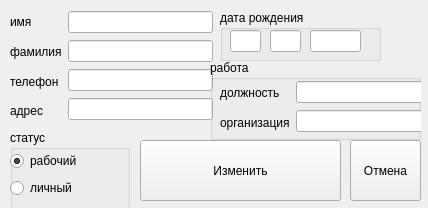
<?xml version="1.0" encoding="UTF-8"?>
<ui version="4.0">
 <class>Dialog</class>
 <widget class="QWidget" name="Dialog">
  <property name="geometry">
   <rect>
    <x>0</x>
    <y>0</y>
    <width>428</width>
    <height>208</height>
   </rect>
  </property>
  <property name="windowTitle">
   <string>Редатирование</string>
  </property>
  <widget class="QPushButton" name="btnOk">
   <property name="geometry">
    <rect>
     <x>140</x>
     <y>140</y>
     <width>201</width>
     <height>61</height>
    </rect>
   </property>
   <property name="text">
    <string>Изменить</string>
   </property>
  </widget>
  <widget class="QPushButton" name="btnCancel">
   <property name="geometry">
    <rect>
     <x>350</x>
     <y>140</y>
     <width>71</width>
     <height>61</height>
    </rect>
   </property>
   <property name="text">
    <string>Отмена</string>
   </property>
  </widget>
  <widget class="QGroupBox" name="groupBox">
   <property name="geometry">
    <rect>
     <x>10</x>
     <y>130</y>
     <width>120</width>
     <height>80</height>
    </rect>
   </property>
   <property name="title">
    <string>статус</string>
   </property>
   <widget class="QWidget" name="">
    <property name="geometry">
     <rect>
      <x>0</x>
      <y>20</y>
      <width>97</width>
      <height>49</height>
     </rect>
    </property>
    <layout class="QVBoxLayout" name="verticalLayout_2">
     <item>
      <widget class="QRadioButton" name="wrBtn">
       <property name="text">
        <string>рабочий</string>
       </property>
       <property name="checked">
        <bool>true</bool>
       </property>
      </widget>
     </item>
     <item>
      <widget class="QRadioButton" name="prBtn">
       <property name="text">
        <string>личный</string>
       </property>
      </widget>
     </item>
    </layout>
   </widget>
  </widget>
  <widget class="QGroupBox" name="bdGb">
   <property name="geometry">
    <rect>
     <x>220</x>
     <y>10</y>
     <width>161</width>
     <height>51</height>
    </rect>
   </property>
   <property name="title">
    <string>дата рождения</string>
   </property>
   <widget class="QLineEdit" name="edtDD">
    <property name="geometry">
     <rect>
      <x>10</x>
      <y>20</y>
      <width>31</width>
      <height>22</height>
     </rect>
    </property>
   </widget>
   <widget class="QLineEdit" name="edtMM">
    <property name="geometry">
     <rect>
      <x>50</x>
      <y>20</y>
      <width>31</width>
      <height>22</height>
     </rect>
    </property>
   </widget>
   <widget class="QLineEdit" name="edtYYYY">
    <property name="geometry">
     <rect>
      <x>90</x>
      <y>20</y>
      <width>51</width>
      <height>22</height>
     </rect>
    </property>
   </widget>
  </widget>
  <widget class="QGroupBox" name="wGb">
   <property name="geometry">
    <rect>
     <x>210</x>
     <y>60</y>
     <width>211</width>
     <height>80</height>
    </rect>
   </property>
   <property name="title">
    <string>работа</string>
   </property>
   <widget class="QWidget" name="">
    <property name="geometry">
     <rect>
      <x>10</x>
      <y>20</y>
      <width>211</width>
      <height>55</height>
     </rect>
    </property>
    <layout class="QHBoxLayout" name="horizontalLayout_2">
     <item>
      <layout class="QVBoxLayout" name="verticalLayout_4">
       <item>
        <widget class="QLabel" name="label_5">
         <property name="text">
          <string>должность</string>
         </property>
        </widget>
       </item>
       <item>
        <widget class="QLabel" name="label_6">
         <property name="text">
          <string>организация</string>
         </property>
        </widget>
       </item>
      </layout>
     </item>
     <item>
      <layout class="QVBoxLayout" name="verticalLayout_5">
       <item>
        <widget class="QLineEdit" name="edtPos"/>
       </item>
       <item>
        <widget class="QLineEdit" name="edtOrg"/>
       </item>
      </layout>
     </item>
    </layout>
   </widget>
  </widget>
  <widget class="QWidget" name="">
   <property name="geometry">
    <rect>
     <x>10</x>
     <y>10</y>
     <width>203</width>
     <height>113</height>
    </rect>
   </property>
   <layout class="QHBoxLayout" name="horizontalLayout">
    <item>
     <layout class="QVBoxLayout" name="verticalLayout_3">
      <item>
       <widget class="QLabel" name="label">
        <property name="text">
         <string>имя</string>
        </property>
       </widget>
      </item>
      <item>
       <widget class="QLabel" name="label_2">
        <property name="text">
         <string>фамилия</string>
        </property>
       </widget>
      </item>
      <item>
       <widget class="QLabel" name="label_3">
        <property name="text">
         <string>телефон</string>
        </property>
       </widget>
      </item>
      <item>
       <widget class="QLabel" name="label_4">
        <property name="text">
         <string>адрес</string>
        </property>
       </widget>
      </item>
     </layout>
    </item>
    <item>
     <layout class="QVBoxLayout" name="verticalLayout">
      <item>
       <widget class="QLineEdit" name="edtName"/>
      </item>
      <item>
       <widget class="QLineEdit" name="edtSurname"/>
      </item>
      <item>
       <widget class="QLineEdit" name="edtTel"/>
      </item>
      <item>
       <widget class="QLineEdit" name="edtAddr"/>
      </item>
     </layout>
    </item>
   </layout>
  </widget>
  <zorder>btnOk</zorder>
  <zorder>edtName</zorder>
  <zorder>edtSurname</zorder>
  <zorder>label</zorder>
  <zorder>label_2</zorder>
  <zorder>btnCancel</zorder>
  <zorder>edtTel</zorder>
  <zorder>edtAddr</zorder>
  <zorder>label_3</zorder>
  <zorder>label_4</zorder>
  <zorder>groupBox</zorder>
  <zorder>bdGb</zorder>
  <zorder></zorder>
  <zorder>wGb</zorder>
 </widget>
 <resources/>
 <connections/>
</ui>
